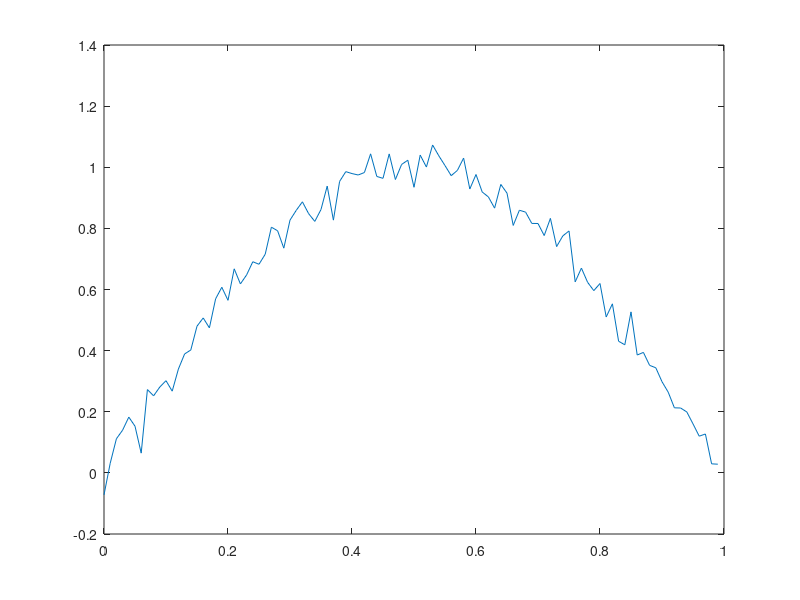

Reproduce this figure in MATLAB.
1;

% Escriba una función que permita realizar la cuantización en P niveles de 
%  una señal de valores tanto positivos como negativos.


function z = cuantizar(x, H)
    z = H*floor(x/H);
endfunction

function yc = cuantizacion(x,y,P)
    n = length(x);
    yc = zeros(n,1);
    maxi = max(y)-min(y);
    H = 2*maxi/(P);
    for i=1:n
        yc(i) = cuantizar(y(i), H);
    end
    plot(x,y,'r');
    hold on;
    plot(x,yc,'b');
    legend('original','cuantizada');
endfunction

x0 = 0;
xn = 0.5;
dx = 0.005;
x = x0:dx:xn-dx;
y = sin(2*pi*x*4);

#yc = cuantizacion(x,y,8);


% Escriba una función que tome como entrada una señal x[n], un ruido r[n], ambos de igual longitud N 
% y un valor de relación señal ruido en decibeles SNR, y permita estimar el valor de una constante alfa 
% tal que la señal resultante y[n] = x[n] + alfa*r[n] tenga una relación señal ruido igual a la deseada, SNR.

function alfa = calculaAlfa(yi,ri,snr)
    potencia_senal = norm(yi,2)^2;
    potencia_ruido = norm(ri,2)^2;
    alfa = sqrt(10^(-snr/10)*potencia_senal/potencia_ruido);
endfunction

xi = 0:0.01:1-0.01;
n = length(xi);
yi = sin(2*pi*x);
ri = randn(1,n);

snr = 25;
alfa = calculaAlfa(yi, ri, snr);
zi = yi + alfa*ri;
plot(xi,zi)
pause
